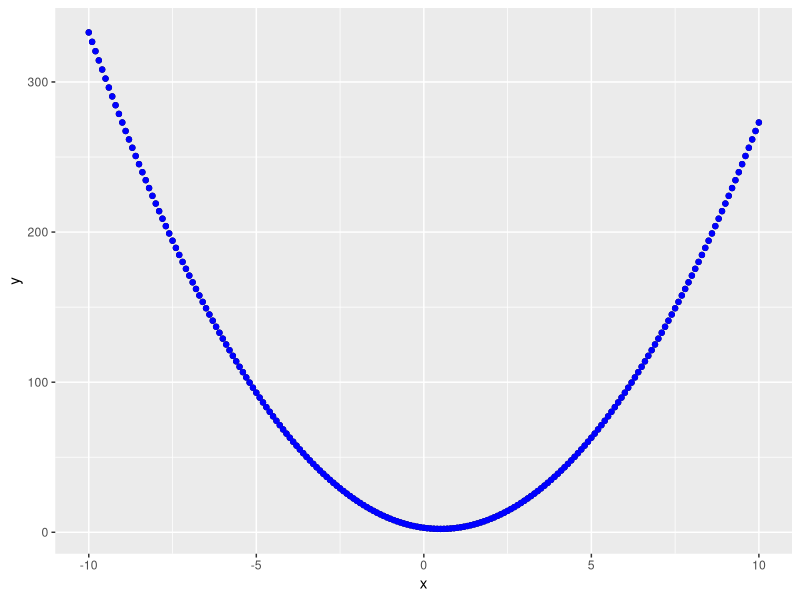

Here is the R script that generated this plot:
library(ggplot2)

x<-seq(-10,10,by=0.1)

y<- sapply(x,function(x)3*x^2-3*x+3)

qplot(x,y)+geom_point(colour="blue")


as_list <- function(...){
  list(...)
}

t<-function(...){
  x<-unlist(list(...))
  list(min=min(x))
}